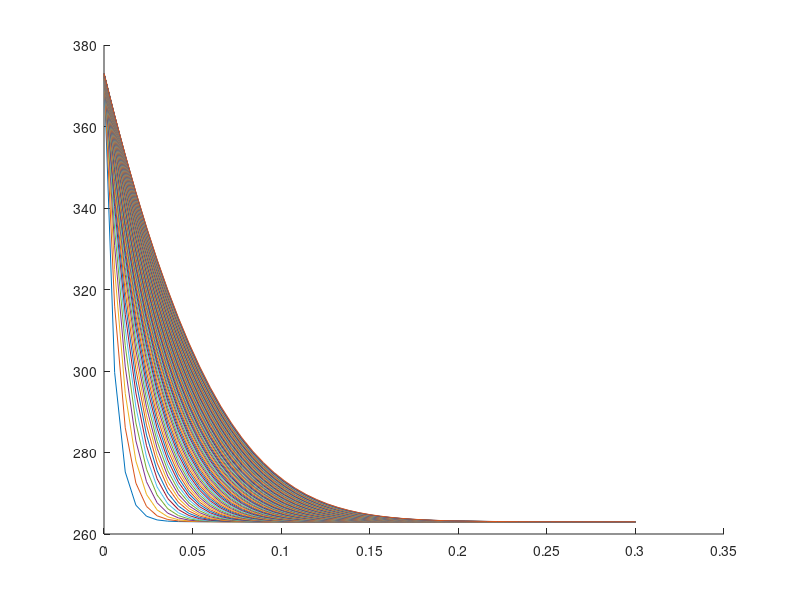
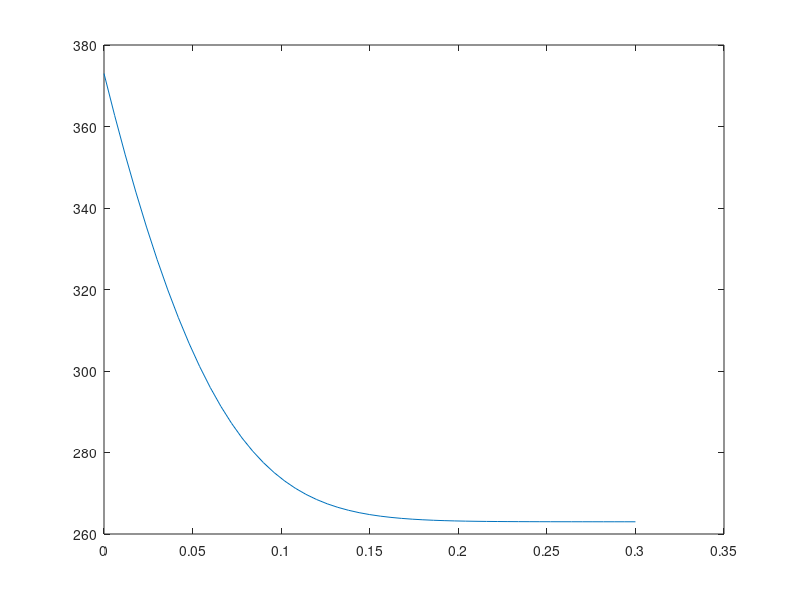

The MATLAB source for these figures, in order:
%% ME 3001 - Mechanical Engineeing Analysis
% 
% Tristan Hill - 6/22/2014 
%
% 1D Heat Equation - Finite Diff. Approx 
% for the Radiation problem the ode is non linear 
% so we need 'relaxation approach'
%
%% 
close all; clear all; clc

% mynonlinheat ( lacks comments )
% Purpose :
L = .3; %
n = 50; %
h = L/n ; %

d=.1/100;%dia(m)
k=200; %(w/(m*K))
e=0.9;
p=pi*d;
sig=5.670373e-8;
Ac=pi*d^2/4;

alpha=p*sig*e/(Ac*k)

hh = h ^2/3; %
u0 = 100+273; %
uL = -10+273; %
ub = -10+273; %
ub4 = ub ^4; %
x = 0: h :L ; %
g = sin (pi*x /4); %
% u = ones(1 , n +1)*273; %
steps = 100; %
% u(1)= u0 ; %
% u(n+1)= uL ; %


figure(1);hold all
u_prev=[u0 ones(1,n)*263];
for j = 1: steps
    u=u_prev
    for i=2:n     
        u(i) = (u(i+1) +u(i)+ u (i-1))/3 - alpha*h^2/3*( u(i)^4- ub^4 );
        u_prev=u;
    end
    plot (x , u)
 
end
figure(2)
plot(x , u)
